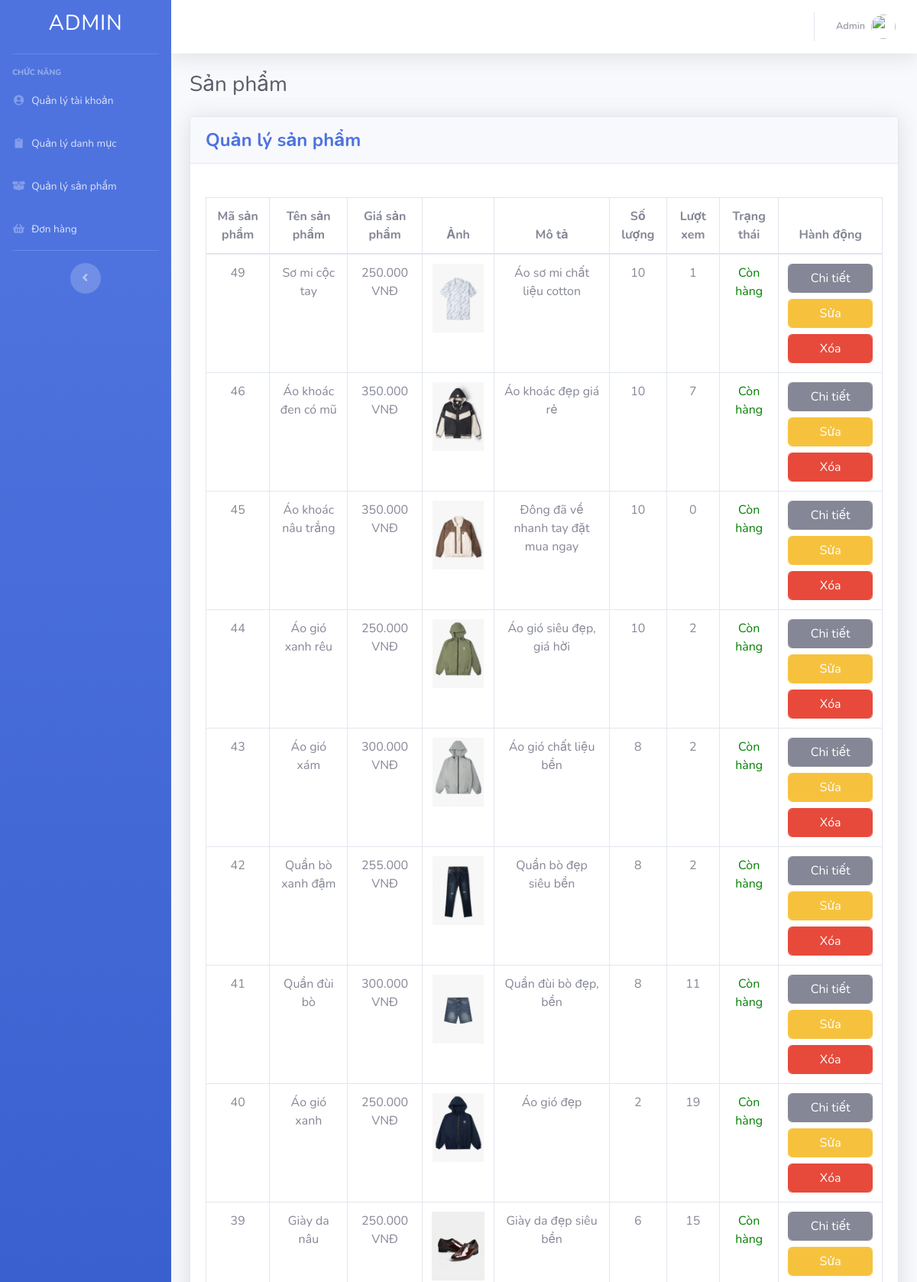
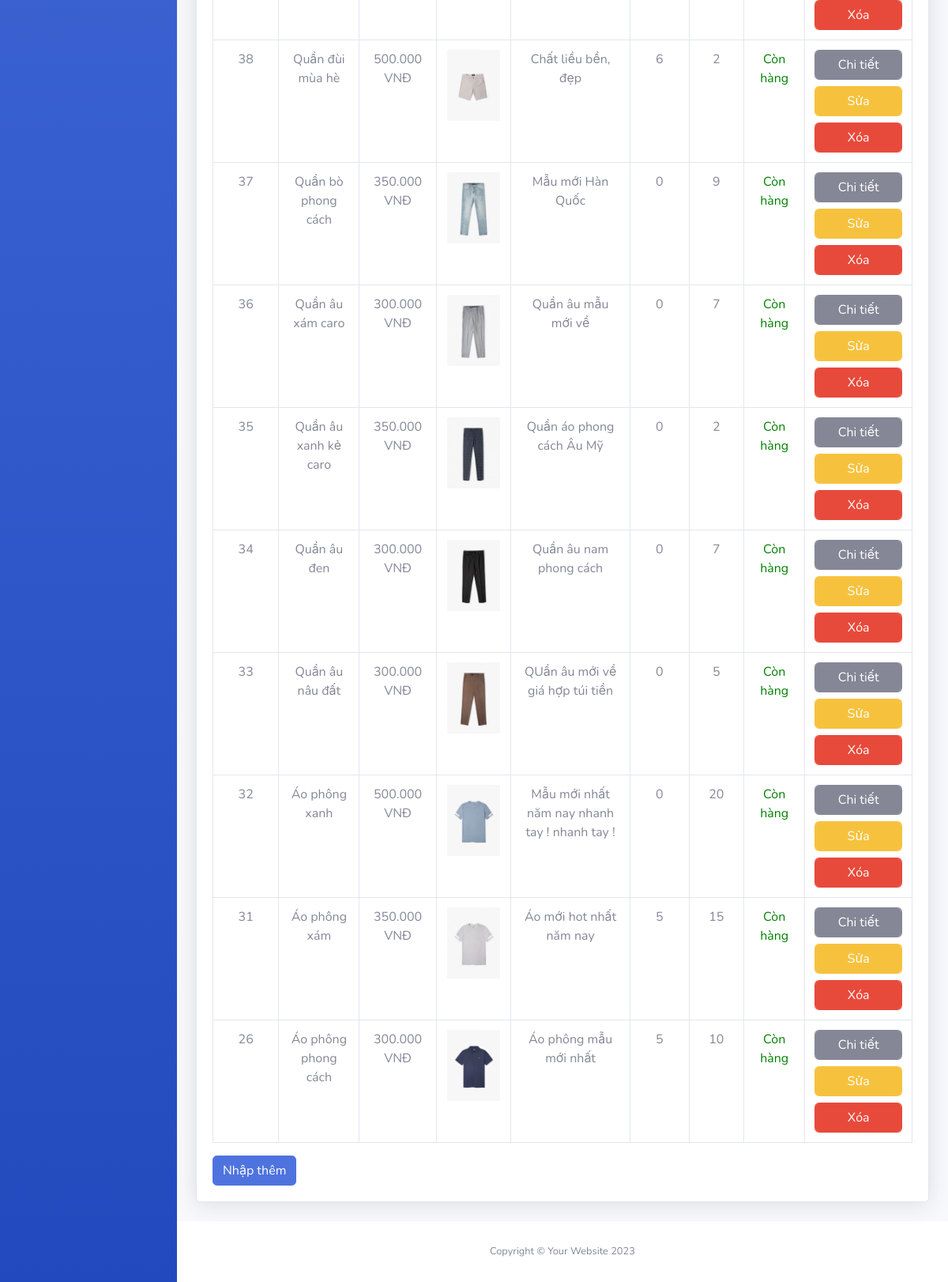
/Admin/index.php?act=listsp, run on the app's committed database (2 pictures, top to bottom).
### tables this page shows
CREATE TABLE `sanpham` (
  `id` int NOT NULL,
  `tensp` varchar(255) NOT NULL,
  `giasp` decimal(10,3) NOT NULL,
  `img` varchar(255) DEFAULT NULL,
  `mota` text NOT NULL,
  `iddm` int NOT NULL,
  `id_sptheomua` int NOT NULL,
  `soluong` int DEFAULT NULL,
  `luotxem` int DEFAULT NULL,
  `trangthai` int NOT NULL
);

### model/pdo.php (called while the page is built, shortened)
<?php
function pdo_get_connection(){
    $dburl = "mysql:host=localhost;dbname=duan_1_banhang;charset=utf8";
    $username = 'root';
    $password = '';
    $conn = new PDO($dburl, $username, $password);
    $conn->setAttribute(PDO::ATTR_ERRMODE, PDO::ERRMODE_EXCEPTION);
    return $conn;
}
function pdo_query($sql){
    $sql_args = array_slice(func_get_args(), 1);
    try{
        $conn = pdo_get_connection();
        $stmt = $conn->prepare($sql);
        $stmt->execute($sql_args);
        $rows = $stmt->fetchAll();
        return $rows;
    }
    catch(PDOException $e){
        throw $e;
    }
    finally{
        unset($conn);
    }
}

### model/sanpham.php (called while the page is built, shortened)
<?php
function loadall_sanpham($kyw = " ", $iddm = 0)
{
    $sql = "select * from sanpham where 1";
    $sql .= " order by id desc";
    $listsanpham = pdo_query($sql);
    return $listsanpham;
}
?>

### Admin/sanpham/list.php (the view, shortened to what this page needs)
<div class="container-fluid">
    <div class="d-sm-flex align-items-center justify-content-between mb-4">
        <h1 class="h3 mb-0 text-gray-800">Sản phẩm</h1>
    </div>
    <div class="card shadow mb-4">
        <div class="card-header py-3">
            <h4 class="m-0 font-weight-bold text-primary">Quản lý sản phẩm</h4>
        </div>
        <div class="card-body">
            <div class="table-responsive">
                <br>
                <table class="table table-bordered text-center" id="dataTable" width="100%" cellspacing="0">
                    <thead>
                        <tr>
                            <th>Mã sản phẩm</th>
                            <th>Tên sản phẩm</th>
                            <th>Giá sản phẩm</th>
                            <th>Ảnh</th>
                            <th>Mô tả</th>
                            <th>Số lượng</th>
                            <th>Lượt xem</th>
                            <th>Trạng thái</th>
                            <th>Hành động</th>
                        </tr>
                    </thead>
                    <tbody>
                        <?php
                        foreach ($listsanpham as $sanpham) {
                            extract($sanpham);
                            $suasp = "index.php?act=suasp&id=" . $id;
                            $xoasp = "index.php?act=xoasp&id=" . $id;
                            $hinhpath = "../upload_file/" . $img;
                            if (is_file($hinhpath)) {
                                $hinh = "<img src='" . $hinhpath . "' height='90'>";
                            } else {
                                $hinh = "No img";
                            }
                            echo '<tr>
                                <td>' . $id . '</td>
                                <td>' . $tensp . '</td>
                                <td>' . $giasp . ' VNĐ</td>
                                <td>' . $hinh . '</td>
                                <td>' . $mota . '</td>
                                <td>' . $soluong . '</td>
                                <td>' . $luotxem . '</td>
                                <td>' . ($trangthai === 0 ? "<p style='color: green;'>Còn hàng</p>" : "<p style='color: red;'>Hết hàng</p>") . '</td>
                                <td>
                                   <a href=" index.php?act=chitietsp&id= ' . $id . '"><input type="button" class=" form-control btn btn-secondary" value="Chi tiết"></a>
                                    <a href="' . $suasp . '"><input type="button" class=" form-control btn btn-warning mt-2" value="Sửa"></a>
                                    <a href="' . $xoasp . '"  onclick="return confirmDeletesp()"><input type="button" class=" form-control btn btn-danger mt-2" value="Xóa"></a>
                                </td>
                                </tr>';
                        }
                        ?>
                    </tbody>
                </table>
                <form action="">
                    <a href="index.php?act=addsp"><input type="button" class="btn btn-primary" value="Nhập thêm"></a>
                </form>
            </div>
        </div>
    </div>
</div>
</div>

### data on the page
sanpham: id "49", tensp "Sơ mi cộc tay", giasp "250.000", img (picture), mota "Áo sơ mi chất liệu cotton", soluong "10", luotxem "1", trangthai "Còn hàng"
sanpham: id "46", tensp "Áo khoác đen có mũ", giasp "350.000", img (picture), mota "Áo khoác đẹp giá rẻ", soluong "10", luotxem "7", trangthai "Còn hàng"
sanpham: id "45", tensp "Áo khoác nâu trắng", giasp "350.000", img (picture), mota "Đông đã về nhanh tay đặt mua ngay", soluong "10", luotxem "0", trangthai "Còn hàng"
sanpham: id "44", tensp "Áo gió xanh rêu", giasp "250.000", img (picture), mota "Áo gió siêu đẹp, giá hời", soluong "10", luotxem "2", trangthai "Còn hàng"
sanpham: id "43", tensp "Áo gió xám", giasp "300.000", img (picture), mota "Áo gió chất liệu bền", soluong "8", luotxem "2", trangthai "Còn hàng"
sanpham: id "42", tensp "Quần bò xanh đậm", giasp "255.000", img (picture), mota "Quần bò đẹp siêu bền", soluong "8", luotxem "2", trangthai "Còn hàng"
sanpham: id "41", tensp "Quần đùi bò", giasp "300.000", img (picture), mota "Quần đùi bò đẹp, bền", soluong "8", luotxem "11", trangthai "Còn hàng"
sanpham: id "40", tensp "Áo gió xanh", giasp "250.000", img (picture), mota "Áo gió đẹp", soluong "2", luotxem "19", trangthai "Còn hàng"
sanpham: id "39", tensp "Giày da nâu", giasp "250.000", img (picture), mota "Giày da đẹp siêu bền", soluong "6", luotxem "15", trangthai "Còn hàng"
sanpham: id "38", tensp "Quần đùi mùa hè", giasp "500.000", img (picture), mota "Chất liều bền, đẹp", soluong "6", luotxem "2", trangthai "Còn hàng"
sanpham: id "37", tensp "Quần bò phong cách", giasp "350.000", img (picture), mota "Mẫu mới Hàn Quốc", soluong "0", luotxem "9", trangthai "Còn hàng"
sanpham: id "36", tensp "Quần âu xám caro", giasp "300.000", img (picture), mota "Quần âu mẫu mới về", soluong "0", luotxem "7", trangthai "Còn hàng"
sanpham: id "35", tensp "Quần âu xanh kẻ caro", giasp "350.000", img (picture), mota "Quần áo phong cách Âu Mỹ", soluong "0", luotxem "2", trangthai "Còn hàng"
sanpham: id "34", tensp "Quần âu đen", giasp "300.000", img (picture), mota "Quần âu nam phong cách", soluong "0", luotxem "7", trangthai "Còn hàng"
sanpham: id "33", tensp "Quần âu nâu đất", giasp "300.000", img (picture), mota "QUần âu mới về giá hợp túi tiền", soluong "0", luotxem "5", trangthai "Còn hàng"
sanpham: id "32", tensp "Áo phông xanh", giasp "500.000", img (picture), mota "Mẫu mới nhất năm nay nhanh tay ! nhanh tay !", soluong "0", luotxem "20", trangthai "Còn hàng"
sanpham: id "31", tensp "Áo phông xám", giasp "350.000", img (picture), mota "Áo mới hot nhất năm nay", soluong "5", luotxem "15", trangthai "Còn hàng"
sanpham: id "26", tensp "Áo phông phong cách", giasp "300.000", img (picture), mota "Áo phông mẫu mới nhất", soluong "5", luotxem "10", trangthai "Còn hàng"
